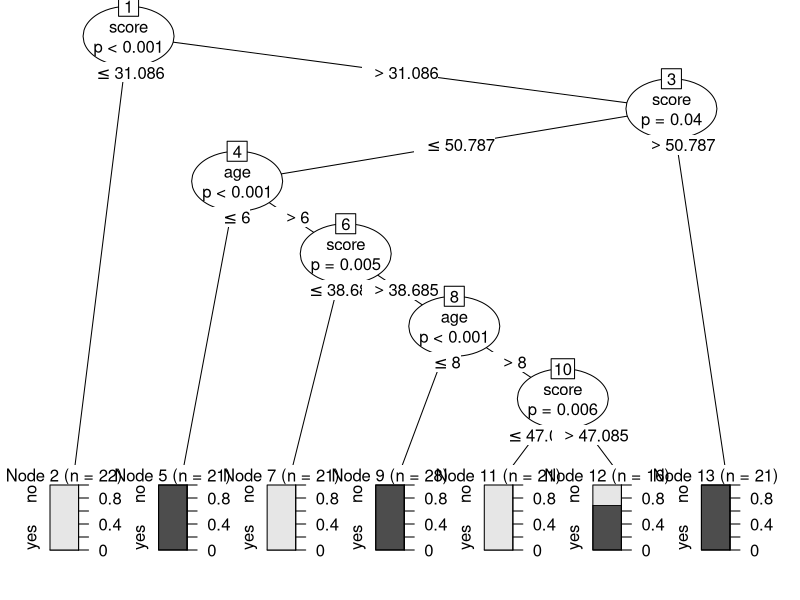

This chart was generated by the following R code:
install.packages('datasets')
install.packages('caTools')
install.packages('party')
install.packages('dplyr')
install.packages('magrittr')

library(datasets)
library(caTools)
library(party)
library(dplyr)
library(magrittr)

data("readingSkills")
head(readingSkills)

# Splitting dataset into 4:1 ratio for train and test data
sample_data = sample.split(readingSkills, SplitRatio = 0.8)
train_data <- subset(readingSkills, sample_data == TRUE)
test_data <- subset(readingSkills, sample_data == FALSE)

# Create the decision tree model using ctree and plot the model
model<- ctree(nativeSpeaker ~ ., train_data)
plot(model)

# Making a predict
# testing the people who are native speakers
# and those who are not
predict_model<-predict(model, test_data)

# creates a table to count how many are classified
# as native speakers and how many are not
m_at <- table(test_data$nativeSpeaker, predict_model)
m_at

# Determining the accuracy of the model developed
ac_Test <- sum(diag(m_at)) / sum(m_at)
print(paste('Accuracy for test is found to be', ac_Test))
